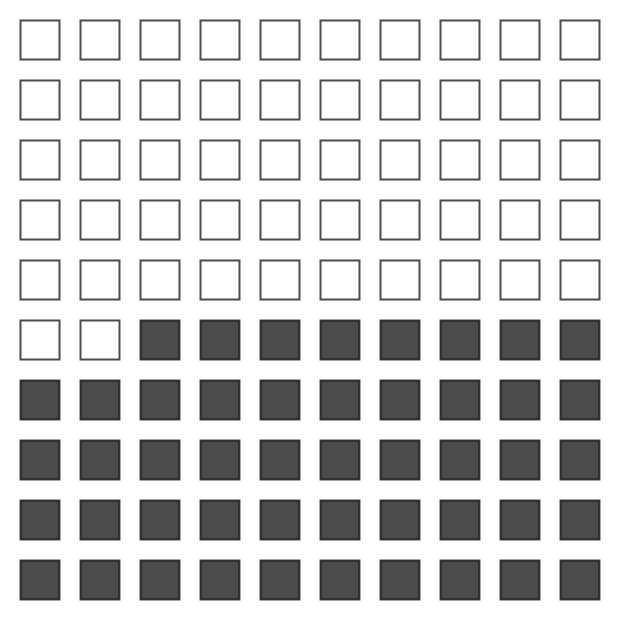

Write a Vega-Lite specification for this figure.
### Vega-Lite specification from a JSON file in a GitHub repository (floating-point values rounded to 4 significant figures)
{"$schema": "https://vega.github.io/schema/vega-lite/v5.json", "data": {"values": [{"category": "white", "value": 10001}, {"category": "black", "value": 9107}]}, "width": 300, "height": 300, "transform": [{"joinaggregate": [{"op": "sum", "field": "value", "as": "CountGames"}]}, {"calculate": "round(datum.value/datum.CountGames * 100)", "as": "P"}, {"calculate": "sequence(1,datum.P+1)", "as": "S"}, {"flatten": ["S"]}, {"window": [{"op": "row_number", "as": "id"}], "sort": [{"field": "category", "order": "descending"}]}, {"calculate": "ceil (datum.id / 10)", "as": "row"}, {"calculate": "datum.id - datum.row * 10", "as": "col"}], "mark": {"type": "square", "stroke": "black", "strokeWidth": 1}, "encoding": {"x": {"field": "col", "type": "ordinal", "axis": null}, "y": {"field": "row", "type": "ordinal", "axis": null}, "color": {"field": "category", "type": "nominal", "scale": {"domain": ["white", "black"], "range": ["white", "black"]}, "legend": null}, "size": {"value": 380}}, "config": {"style": {"cell": {"stroke": "transparent"}}, "facet": {"spacing": 0}}}
